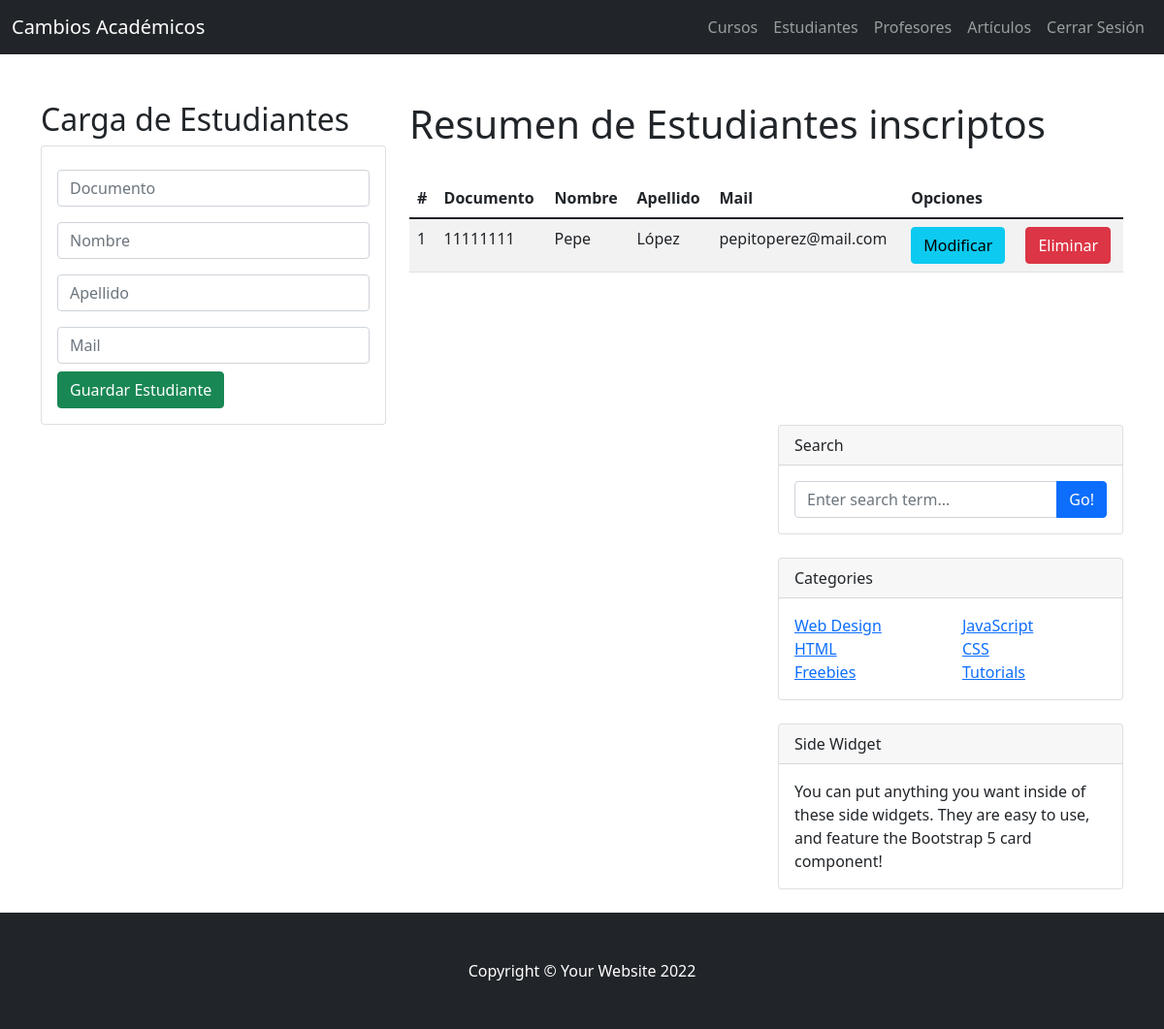
The app's page /EstudianteHome/ (signed in) with its own data.
### blog/models.py (models this page shows, shortened)
class Estudiante(models.Model):
    documento = models.CharField(primary_key=True, max_length=8)
    nombre = models.CharField(max_length=30)
    apellido = models.CharField(max_length=30)
    email = models.EmailField()

### blog/views.py (the view)
# urls.py: path('EstudianteHome/', views.EstudiantesHome),
@login_required
def EstudiantesHome(request):
    estudianteslistado = Estudiante.objects.all()
    return render(request, "estudiante.html", {"estudiantes": estudianteslistado})

### blog/templates/estudiante.html (shortened to what this page needs)
{% extends "./index.html" %}
{% load static %}
{% block body %}
<div class="row">
    <div class="col-sm-12 col-md-6 col-lg-4 col-xl-4">
        <h2>Carga de Estudiantes</h2>
        <div class="card">
            <div class="card-body">
                <form action="/EstudianteHome/NuevoEstudiante/" method="POST">{% csrf_token %}
                    <div class="form-group py-2">
                        <input type="text" id="DocumentoTxt" name="DocumentoTxt" class="form-control"
                        placeholder="Documento" minlength="8" maxlength="8" required>
                    </div>
                    <div class="form-group py-2">
                        <input type="text" id="NombreTxt" name="NombreTxt" class="form-control"
                        placeholder="Nombre" maxlength="30" required>
                    </div>
                    <div class="form-group py-2">
                        <input type="text" id="ApellidoTxt" name="ApellidoTxt" class="form-control"
                        placeholder="Apellido" maxlength="30" required>
                    </div>
                    <div class="form-group py-2">
                        <input type="text" id="EmailTxt" name="EmailTxt" class="form-control"
                        placeholder="Mail" maxlength="50" required>
                    </div>
                    <div class="form-group">
                       <button type="submit" class="btn btn-success btn-block text-white">Guardar Estudiante</button>
                    </div>
                </form>
            </div>
        </div>
    </div>
    <div class="col-sm-12 col-md-6 col-lg-8 col-xl-8">
        <h1>Resumen de Estudiantes inscriptos</h1>
        <div class="table-responsive py-4">
            <table class="table table-striped">
                <thead>
                    <tr>
                        <th>#</th>
                        <th>Documento</th>
                        <th>Nombre</th>
                        <th>Apellido</th>
                        <th>Mail</th>
                        <th colspan="2">Opciones</th>
                    </tr>
                </thead>
                <tbody>
                    {% for e in estudiantes %}
                    <tr>
                        <td>{{forloop.counter}}</td>
                        <td>{{e.documento}}</td>
                        <td>{{e.nombre}}</td>
                        <td>{{e.apellido}}</td>
                        <td>{{e.email}}</td>
                        <td><a href="EditarEstudiante/{{e.documento}}" class="btn btn-info">Modificar</a></td>
                        <td><a href="EliminarEstudiante/{{e.documento}}" class="btn btn-danger">Eliminar</a></td>
                    </tr>
                    {% endfor %}
                </tbody>
            </table>
        </div>
    </div>
</div>
{% endblock %}

### records on screen
Estudiante: documento "11111111", nombre "Pepe", apellido "López", email "pepitoperez@mail.com"
